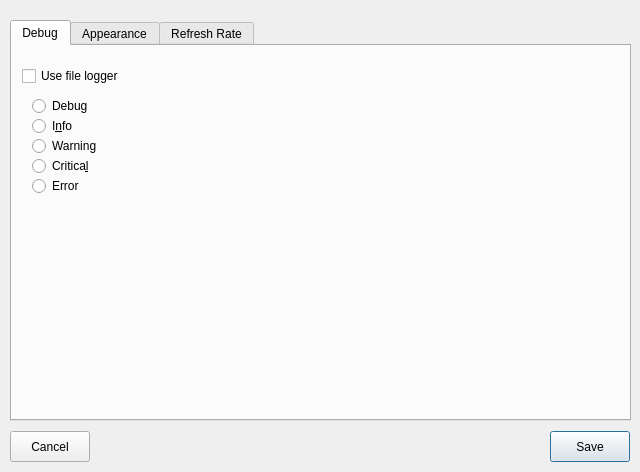
<?xml version="1.0" encoding="UTF-8"?>
<ui version="4.0">
 <class>SettingsDialog</class>
 <widget class="QDialog" name="SettingsDialog">
  <property name="geometry">
   <rect>
    <x>0</x>
    <y>0</y>
    <width>640</width>
    <height>472</height>
   </rect>
  </property>
  <property name="windowTitle">
   <string>QtSysMonitor - Settings</string>
  </property>
  <widget class="QPushButton" name="btnSaveSettings">
   <property name="geometry">
    <rect>
     <x>550</x>
     <y>431</y>
     <width>80</width>
     <height>31</height>
    </rect>
   </property>
   <property name="text">
    <string>Save</string>
   </property>
  </widget>
  <widget class="QTabWidget" name="tabWidget">
   <property name="geometry">
    <rect>
     <x>10</x>
     <y>20</y>
     <width>621</width>
     <height>401</height>
    </rect>
   </property>
   <property name="currentIndex">
    <number>0</number>
   </property>
   <widget class="QWidget" name="tab">
    <attribute name="title">
     <string>Debug</string>
    </attribute>
    <widget class="QCheckBox" name="checkBox">
     <property name="geometry">
      <rect>
       <x>10</x>
       <y>20</y>
       <width>141</width>
       <height>20</height>
      </rect>
     </property>
     <property name="text">
      <string>Use file logger</string>
     </property>
    </widget>
    <widget class="QRadioButton" name="radioButton">
     <property name="geometry">
      <rect>
       <x>20</x>
       <y>50</y>
       <width>100</width>
       <height>20</height>
      </rect>
     </property>
     <property name="text">
      <string>Debug</string>
     </property>
    </widget>
    <widget class="QRadioButton" name="radioButton_5">
     <property name="geometry">
      <rect>
       <x>20</x>
       <y>130</y>
       <width>100</width>
       <height>20</height>
      </rect>
     </property>
     <property name="text">
      <string>Error</string>
     </property>
    </widget>
    <widget class="QRadioButton" name="radioButton_4">
     <property name="geometry">
      <rect>
       <x>20</x>
       <y>110</y>
       <width>100</width>
       <height>20</height>
      </rect>
     </property>
     <property name="text">
      <string>Critica&amp;l</string>
     </property>
    </widget>
    <widget class="QRadioButton" name="radioButton_2">
     <property name="geometry">
      <rect>
       <x>20</x>
       <y>70</y>
       <width>100</width>
       <height>20</height>
      </rect>
     </property>
     <property name="text">
      <string>I&amp;nfo</string>
     </property>
    </widget>
    <widget class="QRadioButton" name="radioButton_3">
     <property name="geometry">
      <rect>
       <x>20</x>
       <y>90</y>
       <width>100</width>
       <height>20</height>
      </rect>
     </property>
     <property name="text">
      <string>Warning</string>
     </property>
    </widget>
   </widget>
   <widget class="QWidget" name="tab_2">
    <attribute name="title">
     <string>Appearance</string>
    </attribute>
    <widget class="QLabel" name="label">
     <property name="geometry">
      <rect>
       <x>20</x>
       <y>30</y>
       <width>121</width>
       <height>16</height>
      </rect>
     </property>
     <property name="text">
      <string>Background Color</string>
     </property>
    </widget>
    <widget class="QPushButton" name="pushButton">
     <property name="geometry">
      <rect>
       <x>160</x>
       <y>30</y>
       <width>80</width>
       <height>22</height>
      </rect>
     </property>
     <property name="text">
      <string>Choose</string>
     </property>
    </widget>
   </widget>
   <widget class="QWidget" name="tab_3">
    <attribute name="title">
     <string>Refresh Rate</string>
    </attribute>
    <widget class="QWidget" name="layoutWidget">
     <property name="geometry">
      <rect>
       <x>60</x>
       <y>50</y>
       <width>301</width>
       <height>131</height>
      </rect>
     </property>
     <layout class="QVBoxLayout" name="verticalLayout">
      <item>
       <layout class="QHBoxLayout" name="horizontalLayout">
        <item>
         <widget class="QLabel" name="processLabel">
          <property name="text">
           <string>Process tab</string>
          </property>
         </widget>
        </item>
        <item>
         <spacer name="horizontalSpacer">
          <property name="orientation">
           <enum>Qt::Horizontal</enum>
          </property>
          <property name="sizeHint" stdset="0">
           <size>
            <width>40</width>
            <height>20</height>
           </size>
          </property>
         </spacer>
        </item>
        <item>
         <widget class="QSpinBox" name="processSpinBox"/>
        </item>
        <item>
         <widget class="QLabel" name="label_2">
          <property name="text">
           <string>secs</string>
          </property>
         </widget>
        </item>
       </layout>
      </item>
      <item>
       <layout class="QHBoxLayout" name="horizontalLayout_3">
        <item>
         <widget class="QLabel" name="processLabel_3">
          <property name="text">
           <string>Resources tab</string>
          </property>
         </widget>
        </item>
        <item>
         <spacer name="horizontalSpacer_3">
          <property name="orientation">
           <enum>Qt::Horizontal</enum>
          </property>
          <property name="sizeHint" stdset="0">
           <size>
            <width>40</width>
            <height>20</height>
           </size>
          </property>
         </spacer>
        </item>
        <item>
         <widget class="QSpinBox" name="socketSpinBox">
          <property name="minimum">
           <number>7</number>
          </property>
         </widget>
        </item>
        <item>
         <widget class="QLabel" name="label_3">
          <property name="text">
           <string>secs</string>
          </property>
         </widget>
        </item>
       </layout>
      </item>
     </layout>
    </widget>
   </widget>
  </widget>
  <widget class="QPushButton" name="btnCancelSettings">
   <property name="geometry">
    <rect>
     <x>10</x>
     <y>431</y>
     <width>80</width>
     <height>31</height>
    </rect>
   </property>
   <property name="text">
    <string>Cancel</string>
   </property>
  </widget>
 </widget>
 <resources/>
 <connections>
  <connection>
   <sender>processLabel</sender>
   <signal>linkHovered(QString)</signal>
   <receiver>processSpinBox</receiver>
   <slot>clear()</slot>
   <hints>
    <hint type="sourcelabel">
     <x>92</x>
     <y>146</y>
    </hint>
    <hint type="destinationlabel">
     <x>346</x>
     <y>146</y>
    </hint>
   </hints>
  </connection>
 </connections>
</ui>
